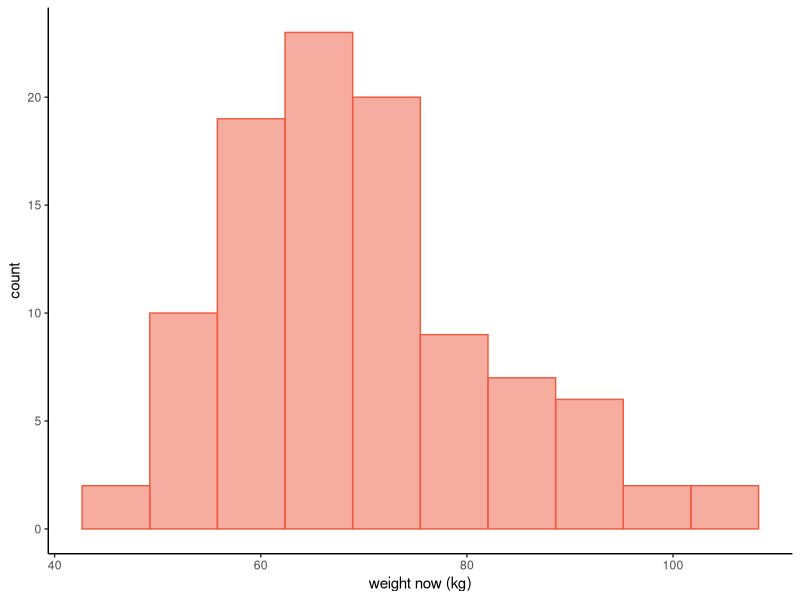
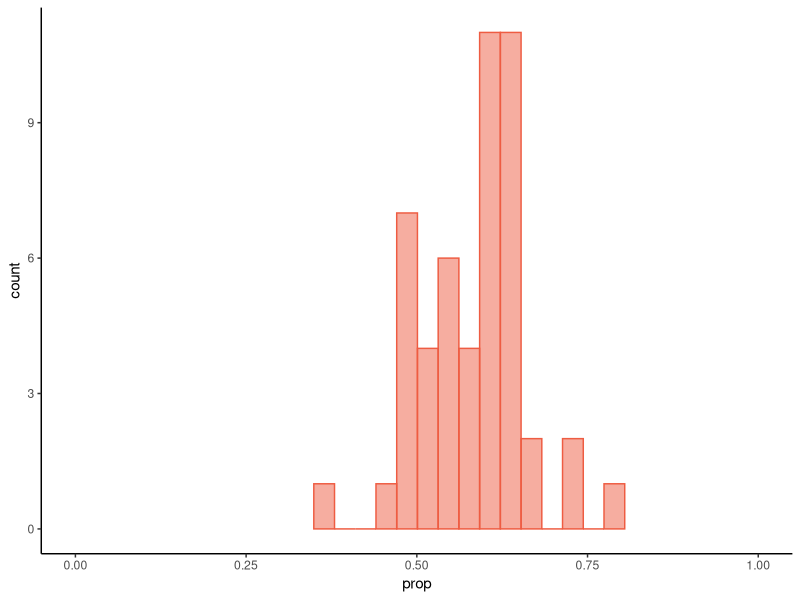
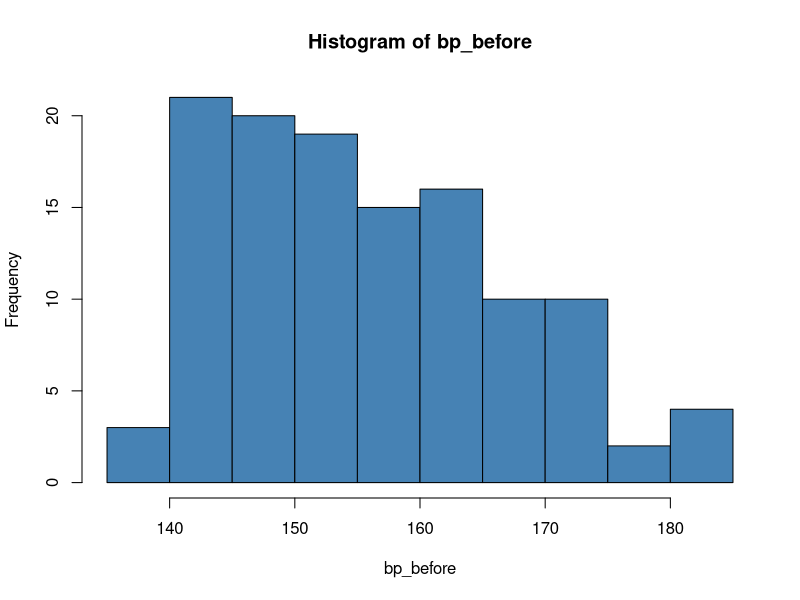
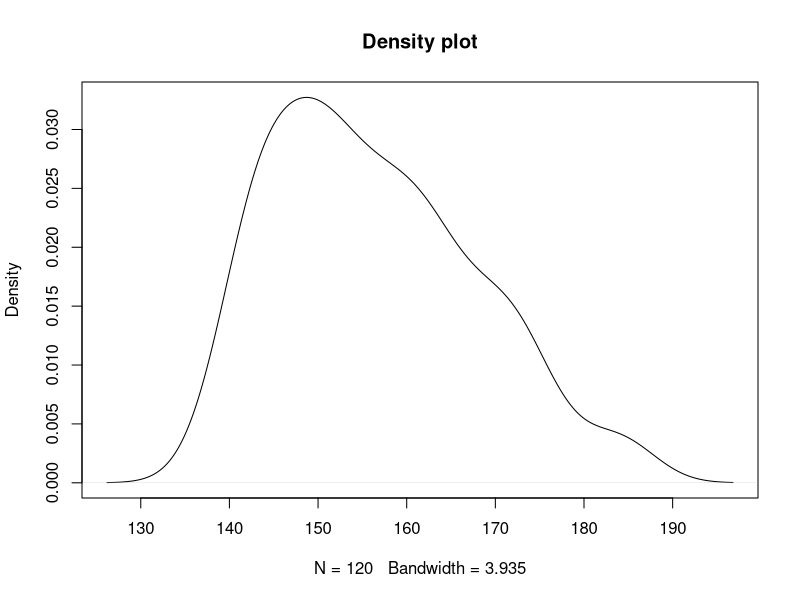
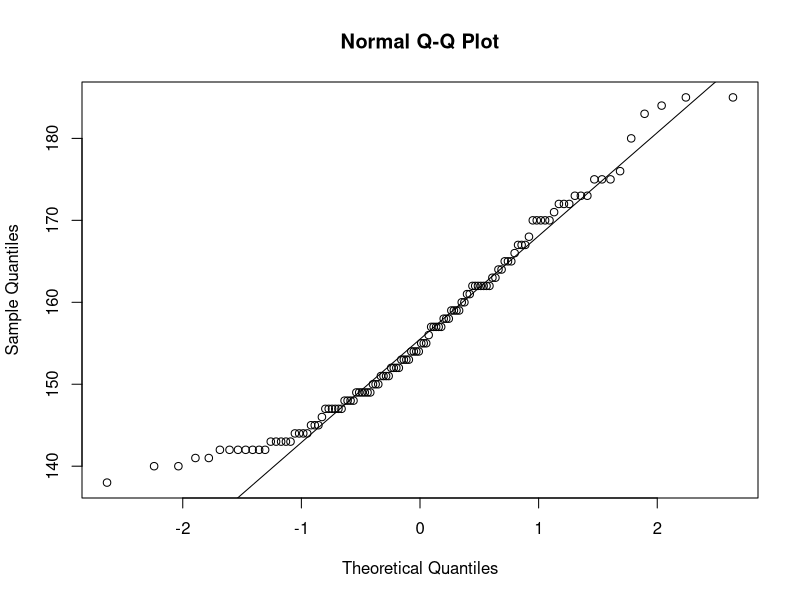
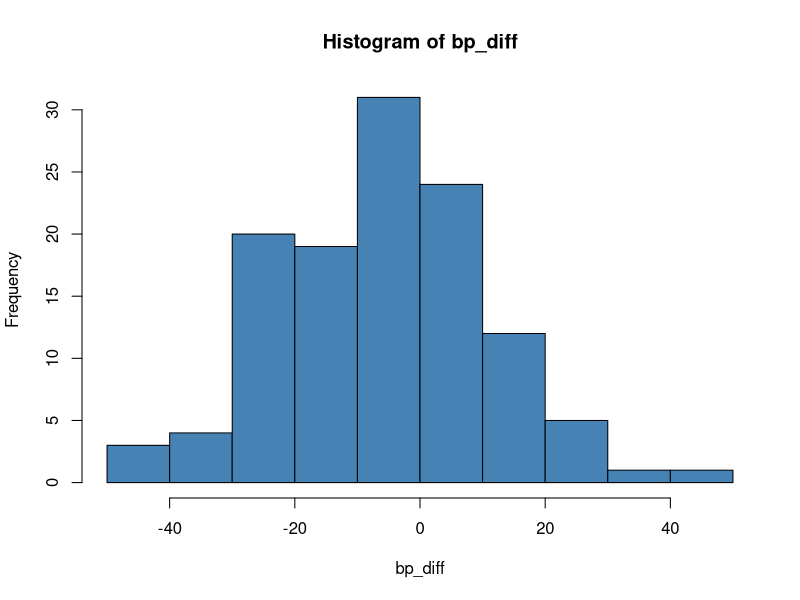

Here is the R script that generated these plots, in order:
## ---- chunk 1
knitr::opts_chunk$set(echo = TRUE)
## ---- chunk 2
n <- 5
## ---- chunk 3
x <- rnorm(n, mean = 0, sd = 1)
## ---- chunk 4
x <- rnorm(n)
## ---- chunk 5
mean(x)
## ---- chunk 6
sum(x) / length(x)
sum(x) / n
## ---- chunk 7
sample_means <- data.frame()
## ---- chunk 8
replicate(10, rnorm(n))
## ---- chunk 9
replicate(10, mean(rnorm(n)))
## ---- chunk 10
sample_means <- data.frame(n_5 = replicate(10, mean(rnorm(n))))
## ---- chunk 11
n <- 25
sample_means$n_25 <- replicate(10, mean(rnorm(n)))
## ---- chunk 12
n <- 100
sample_means$n_100 <- replicate(10, mean(rnorm(n)))
## ---- chunk 13
sample_means
## ---- chunk 14
mean(sample_means$n_5)
sd(sample_means$n_5)
## ---- chunk 15
apply(sample_means, MARGIN = 2, FUN = mean)
apply(sample_means, MARGIN = 2, FUN = sd)
## ---- chunk 16
colMeans(sample_means)
## ---- chunk 17
cov(sample_means)

# Just the diagonal entries
sqrt(diag(cov(sample_means)))
## ---- chunk 18
library(dplyr)
summarise_all(sample_means, mean)
summarise_all(sample_means, sd)
## ---- chunk 19
library(data.table)
setDT(sample_means)
sample_means[, .(n = names(sample_means),
                 mean = sapply(.SD, mean),
                 sd = sapply(.SD, sd))]
## ---- chunk 20
set.seed(2021)
weights <- local({
  weight <- rgamma(100, 10, 1)
  weight <- (weight - mean(weight)) / sd(weight)
  weight <- weight * 12.76
  weight <- weight + 69.69
  data.frame(weight)
})
library(ggplot2)
ggplot(weights) +
  aes(weight) +
  geom_histogram(bins = 10, colour = 'tomato2', fill = 'tomato2', alpha = .5) +
  labs(x = 'weight now (kg)') +
  theme_classic()
## ---- chunk 21
ggplot(data.frame(prop = rbinom(50, 40, 234 / 412) / 40)) +
  aes(prop) +
  geom_histogram(bins = 15, colour = 'tomato2', fill = 'tomato2', alpha = .5) +
  coord_cartesian(xlim = c(0, 1)) +
  theme_classic()
## ---- chunk 22
bpwide <- read.csv('bpwide.csv')
## ---- chunk 23
with(bpwide, hist(bp_before, col = 'steelblue'))
## ---- chunk 24
plot(density(bpwide$bp_before), main = 'Density plot')
## ---- chunk 25
qqnorm(bpwide$bp_before)
qqline(bpwide$bp_before)
## ---- chunk 26
bp_diff <- with(bpwide, bp_after - bp_before)
## ---- chunk 27
bpwide <- transform(bpwide, bp_diff = bp_after - bp_before)
## ---- chunk 28
mean(bp_diff)
mean(bpwide$bp_diff)
## ---- chunk 29
n <- length(bp_diff) # or nrow(bpwide)
mean(bp_diff) + qt(c(.025, .975), df = n - 1) * sd(bp_diff) / sqrt(n)
## ---- chunk 30
with(bpwide, t.test(bp_before, bp_after, paired = TRUE))
## ---- chunk 31
t.test(bp_diff)
## ---- chunk 32
hist(bp_diff, col = 'steelblue')
## ---- chunk 33
stem(bp_diff)
## ---- chunk 34
down <- with(bpwide, bp_after < bp_before)
## ---- chunk 35
table(down)
## ---- chunk 36
prop.table(table(down))
## ---- chunk 37
mean(down)
mean(!down) # negation
## ---- chunk 38
binom.test(sum(down), n)
